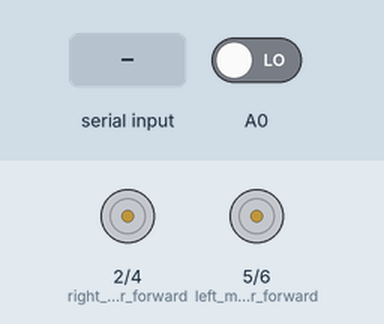
Simulated run of this sketch. Board: Arduino Uno, built with avr-gcc and run on an emulated ATmega328P. Parts: motor-driver pin pairs drawn as motors (green arrow = first pin HIGH = forward, orange = second pin HIGH = backward, longer = more drive, scaled by the enable pin). Inputs (shaded band) come from the test bench; at power-on: A0 LOW.

Above: at 1.2 s.
1.3 s: "F" received over Serial
At 2.0 s:
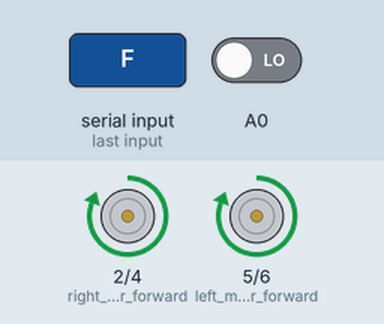
2.8 s: "B" received over Serial
At 3.2 s:
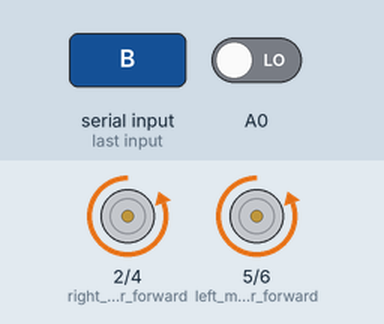
4.3 s: "L" received over Serial
At 5.5 s:
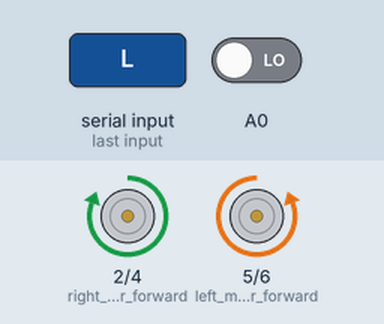
5.8 s: "R" received over Serial
At 6.7 s:
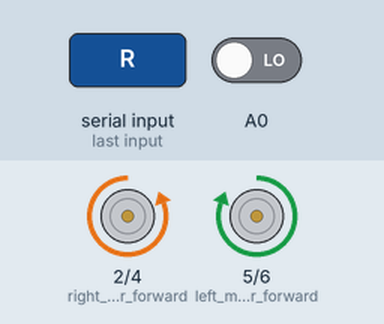
7.3 s: "G" received over Serial
At 7.8 s:
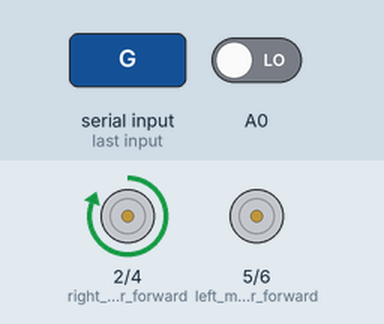
8.8 s: "I" received over Serial
At 10.1 s:
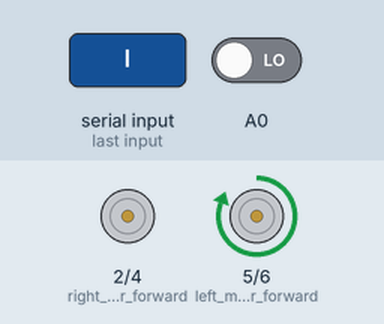
Timing chart, 0 to 11.3 s (numbered marks = the images above; inputs shaded):
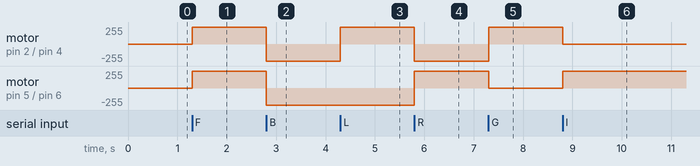

Measured:
- after the input at 1.3 s, motor on pin 2 (right_motor_forward) / pin 4 (right_motor_backward), motor on pin 5 (left_motor_forward) / pin 6 (left_motor_backward): stopped → forward 255/255 at once
- after the input at 2.8 s, motor on pin 2 (right_motor_forward) / pin 4 (right_motor_backward), motor on pin 5 (left_motor_forward) / pin 6 (left_motor_backward): forward 255/255 → backward 255/255 at once
- after the input at 4.3 s, motor on pin 2 (right_motor_forward) / pin 4 (right_motor_backward): backward 255/255 → forward 255/255 at once
- after the input at 5.8 s, motor on pin 2 (right_motor_forward) / pin 4 (right_motor_backward): forward 255/255 → backward 255/255 at once; motor on pin 5 (left_motor_forward) / pin 6 (left_motor_backward): backward 255/255 → forward 255/255 at once
- after the input at 7.3 s, motor on pin 2 (right_motor_forward) / pin 4 (right_motor_backward): backward 255/255 → forward 255/255 at once; motor on pin 5 (left_motor_forward) / pin 6 (left_motor_backward): forward 255/255 → stopped at once
- after the input at 8.8 s, motor on pin 2 (right_motor_forward) / pin 4 (right_motor_backward): forward 255/255 → stopped at once; motor on pin 5 (left_motor_forward) / pin 6 (left_motor_backward): stopped → forward 255/255 at once

The sketch:

hack.ino
```cpp
#define right_motor_forward 2
#define right_motor_backward 4
#define right_motor_speed 3
#define left_motor_forward 5
#define left_motor_backward 6
#define left_motor_speed 9
#define spl 25
#define spr 25


char x;
int spd = 255;
void setup() {
  pinMode(A0,INPUT);
  pinMode(right_motor_forward, OUTPUT);
  pinMode(right_motor_backward, OUTPUT);
  pinMode(right_motor_speed, OUTPUT);
  pinMode(left_motor_forward, OUTPUT);
  pinMode(left_motor_backward, OUTPUT);
  pinMode(left_motor_speed, OUTPUT);
  Serial.begin(9600);
}

void loop() {
  bluetooth();
   //motor(10*spl, 10*spr);
}
```

bluetooth.ino
```cpp
void bluetooth(){
  if(Serial.available() > 0){
    x = Serial.read();
   int IR= digitalRead(A0);
   if(IR==0){
    //Serial.println(x);
    if(x == 'F') motor(spd, spd);
    else if(x == 'B') motor(-spd, -spd);
    else if(x == 'L') motor(-spd, spd);
    else if(x == 'R') motor(spd, -spd);
    else if(x == 'G') motor(0, spd);
    else if(x == 'I') motor(spd, 0);
    else if(x == 'H') motor(0, -spd);
    else if(x == 'J') motor(-spd, 0);
    else if(x == 'S') motor(0, 0);
    else if(x == '0') spd = 0;
    else if(x == '1') spd = 25;
    else if(x == '2') spd = 50;
    else if(x == '3') spd = 75;
    else if(x == '4') spd = 100;
    else if(x == '5') spd = 125;
    else if(x == '6') spd = 150;
    else if(x == '7') spd = 175;
    else if(x == '8') spd = 200;
    else if(x == '9') spd = 225;
    else if(x == 'q') spd = 255;
  }
  else{

    motor(0, 0);
    delay(5000);
  }
  }
}
```

motor_speed.ino
```cpp
void motor(int a, int b){
  if(a>=0){
    digitalWrite(left_motor_forward, 1);
    digitalWrite(left_motor_backward, 0);
  }
  else{
    a=-a;
    digitalWrite(left_motor_forward, 0);
    digitalWrite(left_motor_backward, 1);
  }
  if(b>=0){
    digitalWrite(right_motor_forward, 1);
    digitalWrite(right_motor_backward, 0);
  }
  else{
    b=-b;
    digitalWrite(right_motor_forward, 0);
    digitalWrite(right_motor_backward, 1);
  }
  analogWrite(left_motor_speed, a);
  analogWrite(right_motor_speed, b);
}
```
